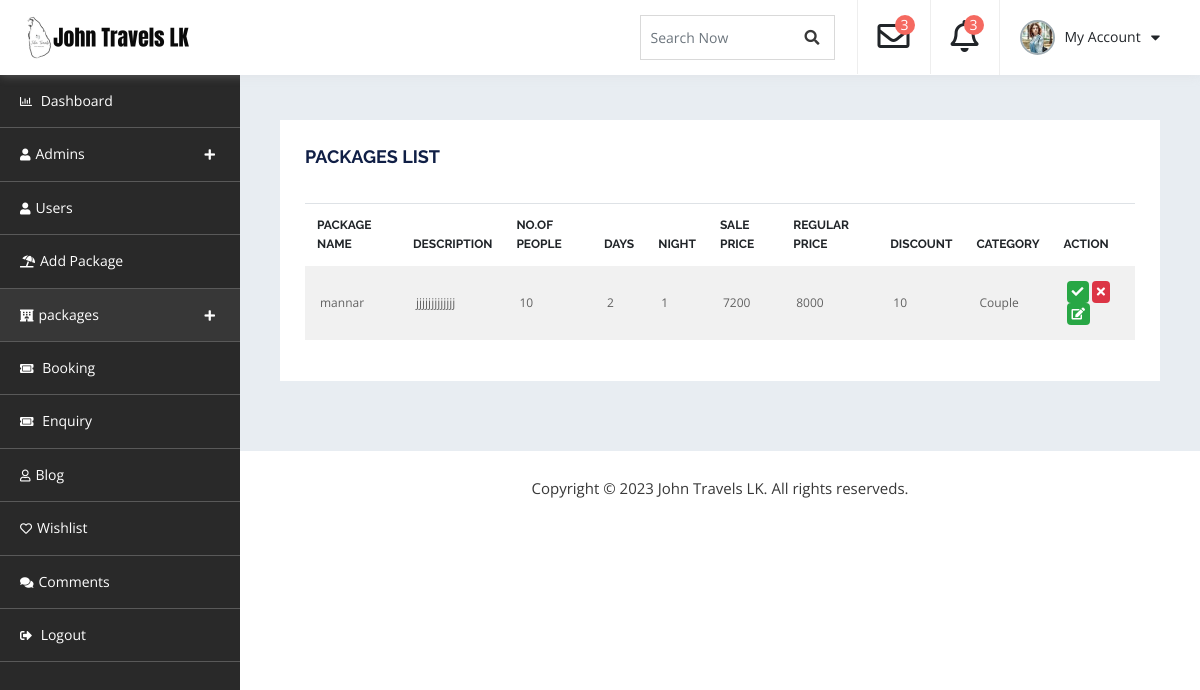
Page /admin_dashboard/A-package-view.php on the earlier database version.
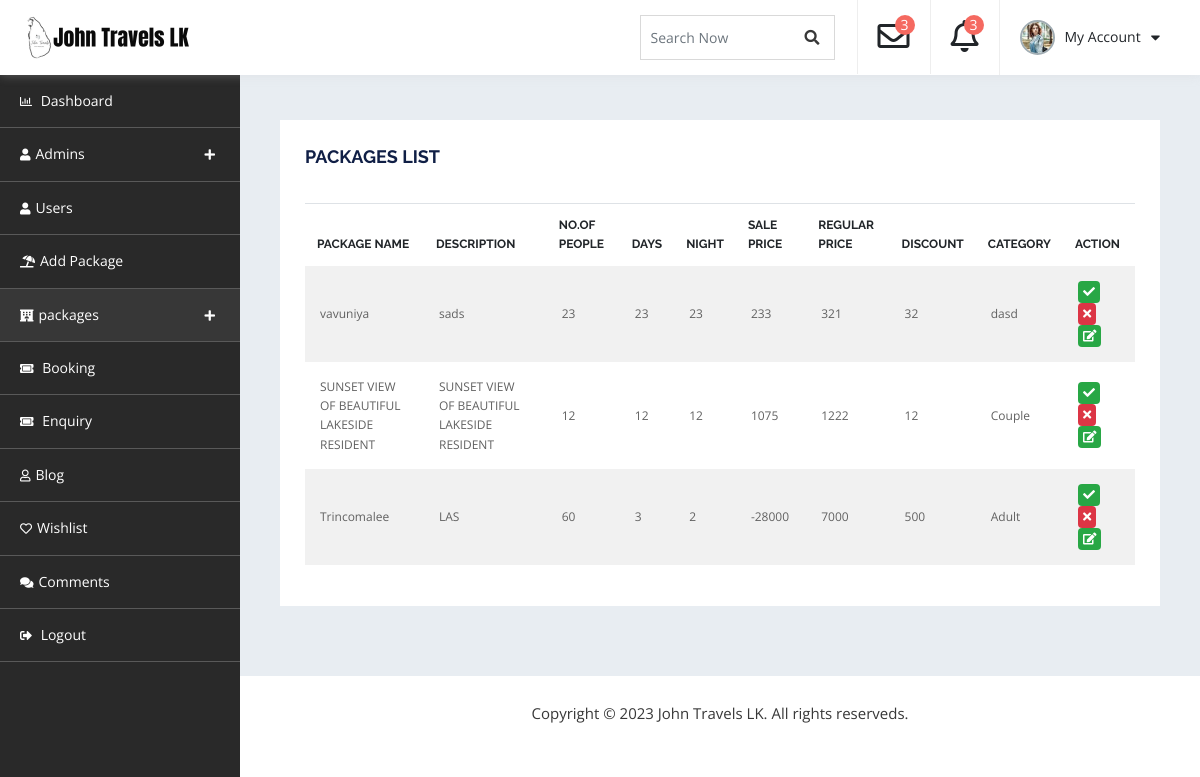
Same page on the later database version.
### tables this page shows
CREATE TABLE `package` (
  `Pack_Id` int(11) NOT NULL,
  `Pack_title` varchar(255) NOT NULL,
  `Pack_img` varchar(256) NOT NULL,
  `Description` varchar(255) NOT NULL,
  `Location` varchar(256) NOT NULL,
  `Place_one` varchar(256) NOT NULL,
  `Place_two` varchar(256) NOT NULL,
  `Place_three` varchar(256) NOT NULL,
  `Place_four` varchar(256) NOT NULL,
  `Group_size` int(11) NOT NULL,
  `Days` int(11) NOT NULL,
  `Night` int(11) NOT NULL,
  `Sale_price` int(11) NOT NULL,
  `Reqular_price` int(11) NOT NULL,
  `Discount` int(11) NOT NULL,
  `Category` varchar(255) NOT NULL,
  `Map` varchar(255) NOT NULL,
  `Api_key` varchar(255) NOT NULL,
  `Popular` varchar(255) NOT NULL,
  `Status` varchar(255) NOT NULL DEFAULT 'pending',
  `Trip_date` date NOT NULL,
  `Wish` varchar(255) NOT NULL
);

### admin_dashboard/A-package-view.php (the view, shortened to what this page needs)
<!doctype html>
<html lang="en">
   <head>
      <link rel="stylesheet" href="assets/css/bootstrap.min.css" media="all">
      <link rel="stylesheet" type="text/css" href="assets/css/all.min.css">
      <link rel="stylesheet" type="text/css" href="style.css">
</head>
<body>
    <div id="container-wrapper">
        <div id="dashboard" class="dashboard-container">
            <div class="dashboard-header sticky-header">
                <div class="content-left  logo-section pull-left">
                    <h1><a href="../index.php"><img src="assets/images/logo.png" alt=""></a></h1>
                </div>
                <div class="heaer-content-right pull-right">
                    <div class="search-field">
                        <form>
                            <div class="form-group">
                                <input type="text" class="form-control" id="search" placeholder="Search Now">
                                <a href="#"><span class="search_btn"><i class="fa fa-search" aria-hidden="true"></i></span></a>
                            </div>
                        </form>
                    </div>
                    <div class="dropdown">
                        <a class="dropdown-toggle" id="notifyDropdown" data-toggle="dropdown" aria-haspopup="true" aria-expanded="false">
                            <div class="dropdown-item">
                                <i class="far fa-envelope"></i>
                                <span class="notify">3</span>
                            </div>
                        </a>
                    </div>
                    <div class="dropdown">
                        <a class="dropdown-toggle" data-toggle="dropdown">
                            <div class="dropdown-item">
                                <i class="far fa-bell"></i>
                                <span class="notify">3</span>
                            </div>
                        </a>
                    </div>
                    <div class="dropdown">
                        <a class="dropdown-toggle" data-toggle="dropdown">
                            <div class="dropdown-item profile-sec">
                                <img src="assets/images/comment.jpg" alt="">
                                <span>My Account </span>
                                <i class="fas fa-caret-down"></i>
                            </div>
                        </a>
                    </div>
                </div>
            </div>
            <div class="dashboard-navigation">
                <div id="dashboard-Navigation" class="slick-nav"></div>
                <div id="navigation" class="navigation-container">
                    <ul>
                        <li><a href="dashboard.php"><i class="far fa-chart-bar"></i> Dashboard</a></li>
                        <li><a><i class="fas fa-user"></i>Admins</a>
                        </li>
                        <li><a href="user.php"><i class="fas fa-user"></i>Users</a>
                        </li>
                        <li><a href="db-add-package.php"><i class="fas fa-umbrella-beach"></i>Add Package</a></li>
                        <li class="active-menu">
                            <a><i class="fas fa-hotel"></i></i>packages</a>
                        </li>
                        <li><a href="db-booking.php"><i class="fas fa-ticket-alt"></i> Booking</a></li>
                        <li><a href="db-enquiry.php"><i class="fas fa-ticket-alt"></i> Enquiry</a></li>
                        <li><a href="db-blog.php"><i class="far fa-user"></i>Blog</a></li>
                        <li><a href="db-wishlist.php"><i class="far fa-heart"></i>Wishlist</a></li>
                        <li><a href="db-comment.php"><i class="fas fa-comments"></i>Comments</a></li>
                        <li><a href="login.php"><i class="fas fa-sign-out-alt"></i> Logout</a></li>
                    </ul>
                </div>
            </div>
            <div class="db-info-wrap db-package-wrap">
                <div class="dashboard-box table-opp-color-box">
                    <h4>Packages List</h4>
                    <br>
                    <div class="table-responsive">
                        <table class="table">
                            <thead>
                                <tr>
                                    <th>Package Name</th>
                                    <th>Description</th>
                                    <th>No.of people</th>
                                    <th>Days</th>
                                    <th>Night</th>
                                    <th>Sale Price</th>
                                    <th>Regular Price</th>
                                    <th>Discount</th>
                                    <th>Category</th>
                                    <th>Action</th>
                                </tr>
                            </thead>
                            <?php
                            include "db-connection.php";
                            $result = mysqli_query($conn,"SELECT * FROM package");
                            ?>
                            <tbody>
                                <?php
                            while($row = $result->fetch_assoc()) {
                                ?>
                                <tr>
                                <?php
									echo'<td>'.$row["Pack_title"].'</td>';
									echo'<td>'.$row["Description"].'</td>';
                                    echo'<td>'.$row["Group_size"].'</td>';
									echo'<td>'.$row["Days"].'</td>';
									echo'<td>'.$row["Night"].'</td>';
									echo'<td>'.$row["Sale_price"].'</td>';
                                    echo'<td>'.$row["Reqular_price"].'</td>';
									echo'<td>'.$row["Discount"].'</td>';
									echo'<td>'.$row["Category"].'</td>';
                                    ?>
                                    <td>
                                        <a href ="A-pack-active.php ?Pack_Id=<?php  echo $row["Pack_Id"]; ?> "><span class="badge badge-success"><i class="fa fa-check"></i></span></a>
                                        <a href ="A-pack-expired.php ?Pack_Id=<?php  echo $row["Pack_Id"]; ?> "><span class="badge badge-danger"><i class="fa fa-times"></i></span>
                                        <a href ="db-edit-package.php ?Pack_Id=<?php  echo $row["Pack_Id"]; ?> "><span class="badge badge-success"><i class="fa fa-edit"></i></span>
                                    </td>
                                </tr>
                                <?php
                            }
                                ?>
                            </tbody>
                        </table>
                    </div>
                </div>
            </div>
            <div class="copyrights">
               Copyright © 2023 John Travels LK. All rights reserveds.
            </div>
        </div>
    </div>
</body>
</html>

Differences in the rows shown:
removed package: Pack_title "mannar", Description "jjjjjjjjjjjjj", Group_size "10", Days "2", Night "1", Sale_price "7200", Reqular_price "8000", Discount "10", Category "Couple"
added package: Pack_title "vavuniya", Description "sads", Group_size "23", Days "23", Night "23", Sale_price "233", Reqular_price "321", Discount "32", Category "dasd"
added package: Pack_title "SUNSET VIEW OF BEAUTIFUL LAKESIDE RESIDENT", Description "SUNSET VIEW OF BEAUTIFUL LAKESIDE RESIDENT", Group_size "12", Days "12", Night "12", Sale_price "1075", Reqular_price "1222", Discount "12", Category "Couple"
added package: Pack_title "Trincomalee", Description "LAS", Group_size "60", Days "3", Night "2", Sale_price "-28000", Reqular_price "7000", Discount "500", Category "Adult"
